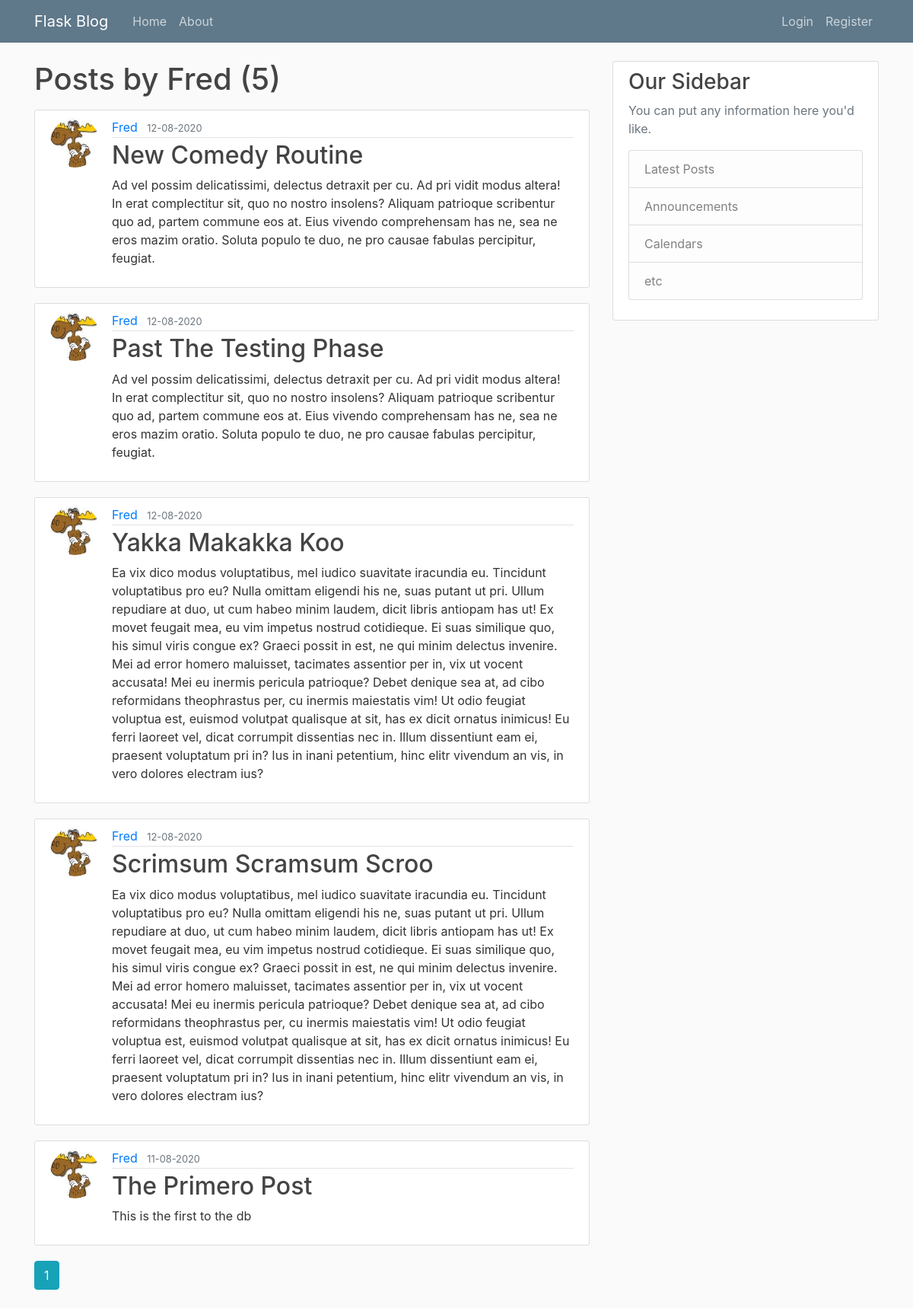
Page /user/Fred on the earlier database version.
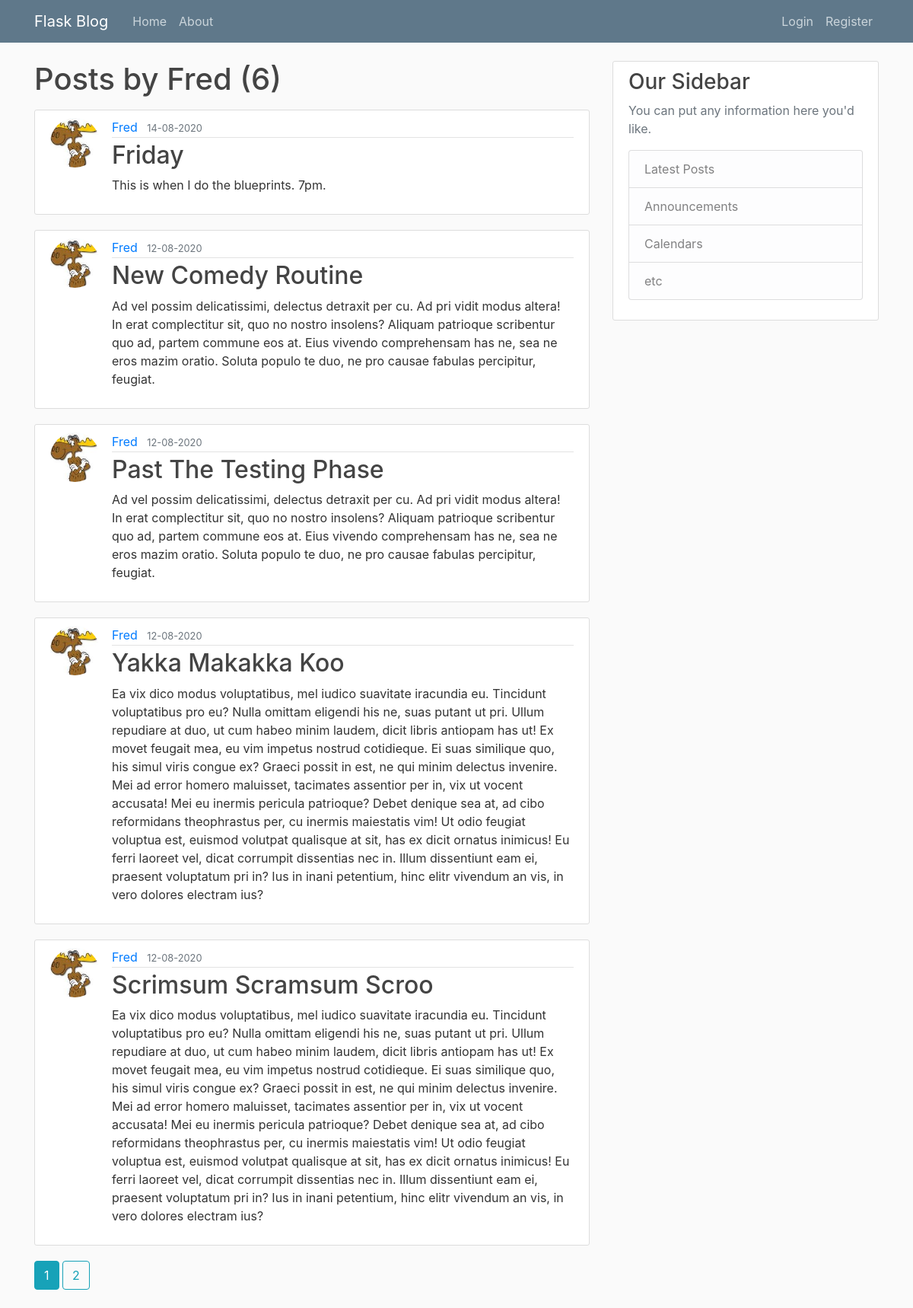
Same page on the later database version.
### flaskblog/models.py (models this page shows, shortened)
class Post(db.Model):
    id = db.Column(db.Integer, primary_key=True)
    title = db.Column(db.String(100), nullable=False)
    date_posted = db.Column(db.DateTime, nullable=False,
                            default=datetime.utcnow)
    content = db.Column(db.Text, nullable=False)
    user_id = db.Column(db.Integer, db.ForeignKey('user.id'), nullable=False)

class User(db.Model, UserMixin):
    id = db.Column(db.Integer, primary_key=True)
    username = db.Column(db.String(20), unique=True, nullable=False)
    email = db.Column(db.String(120), unique=True, nullable=False)
    image_file = db.Column(db.String(20), nullable=False,
                           default='default.jpg')
    password = db.Column(db.String(60), nullable=False)
    posts = db.relationship('Post', backref='author', lazy=True)

### flaskblog/users/routes.py (the view)
@users.route("/user/<string:username>")
def user_posts(username):
    page = request.args.get('page', 1, type=int)
    user = User.query.filter_by(username=username).first_or_404()
    posts = Post.query.filter_by(author=user)\
        .order_by(Post.date_posted.desc())\
        .paginate(page=page, per_page=5)
    return render_template('user_posts.html', posts=posts, user=user)

### flaskblog/templates/user_posts.html
{% extends "layout.html" %}
{% block content %}
    <h1 class="mb-3">Posts by {{user.username }} ({{ posts.total }})</h1>
    {% for post in posts.items %}
        <article class="media content-section">
            <img class="rounded-circle article-img" src="{{ url_for('static', filename='profile_pics/' + post.author.image_file) }}" alt="">
            <div class="media-body">
                <div class="article-metadata">
                    <a class="mr-2" href="{{ url_for('users.user_posts', username=post.author.username) }}}">{{ post.author.username }}</a>
                    <small class="text-muted">{{ post.date_posted.strftime('%d-%m-%Y') }}</small>
                </div>
                <h2><a class="article-title" href="{{ url_for('posts.post', post_id=post.id) }}">{{ post.title }}</a></h2>
                <p class="article-content">{{ post.content }}</p>
            </div>
        </article>
    {% endfor %}
    {% for page_num in posts.iter_pages(left_edge=1, right_edge=1, left_current=1, right_current=2) %}
        {% if page_num %}
            {% if posts.page == page_num %}
                <a class="btn btn-info mb-4" href="{{ url_for('users.user_posts', username=user.username, page=page_num) }}" >{{ page_num }}</a>
            {% else %}
                <a class="btn btn-outline-info mb-4" href="{{ url_for('users.user_posts', username=user.username, page=page_num) }}" >{{ page_num }}</a>
            {% endif %}
        {% else %}
            ...
        {% endif %}
    {% endfor %}
{% endblock content %}

Differences in the rows shown:
no longer on this page (row unchanged): Post: image_file (picture), author.username "Fred", date_posted "11-08-2020", title "The Primero Post", content "This is the first to the db"
added Post: image_file (picture), author.username "Fred", date_posted "14-08-2020", title "Friday", content "This is when I do the blueprints. 7pm."
Other differences:
{{ posts.total }}: "5" → "6"
new list line: "2"
